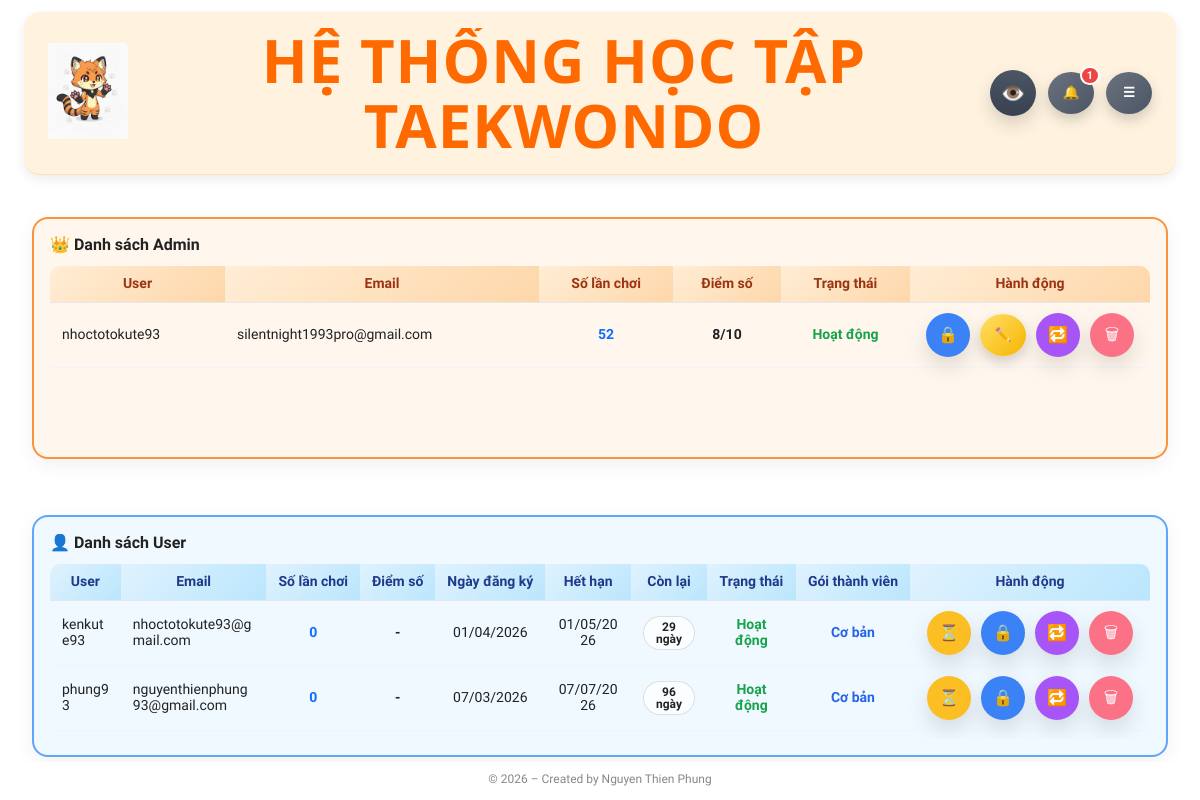
/admin/users (signed in), run on the app's committed database.
### Hệ thống ôn tập Taekwondo-DB.py (models this page shows)
class User(db.Model, UserMixin):
    id = db.Column(db.Integer, primary_key=True)
    username = db.Column(db.String(80), unique=True, nullable=False)
    pw_hash = db.Column(db.String(255), nullable=False)
    role = db.Column(db.String(20), default="user")
    is_deleted = db.Column(db.Boolean, default=False)
    email = db.Column(db.String(120))
    nickname = db.Column(db.String(120))
    must_change_password = db.Column(db.Boolean, default=False)
    pref_num_questions = db.Column(db.Integer)
    pref_time_per_q = db.Column(db.Integer)
    last_score = db.Column(db.Integer)
    last_total = db.Column(db.Integer)
    member = db.Column(db.String(20), default="Free")
    play_count = db.Column(db.Integer, default=0)
    created_at = db.Column(SafeDateTime, default=lambda: now_utc().isoformat())
    trial_start = db.Column(SafeDateTime, nullable=True)
    trial_end = db.Column(SafeDateTime, nullable=True)
    status = db.Column(db.String(20), default="pending")
    email_verified = db.Column(db.Boolean, default=False)
    email_verified_at = db.Column(SafeDateTime, nullable=True)
    activation_token = db.Column(db.String(255), nullable=True)
    activation_sent_at = db.Column(SafeDateTime, nullable=True)
    pending_member = db.Column(db.Text, nullable=True)
    pending_member_name = db.Column(db.Text, nullable=True)
    pending_plan_code = db.Column(db.Text, nullable=True)
    pending_months = db.Column(db.Integer, nullable=True)
    pending_amount = db.Column(db.Integer, nullable=True)
    pending_discount = db.Column(db.Integer, nullable=True)
    pending_final_total = db.Column(db.Integer, nullable=True)
    pending_duration_label = db.Column(db.Text, nullable=True)
    pending_memo = db.Column(db.Text, nullable=True)
    pending_at = db.Column(db.Text, nullable=True)
    pending_approve_token = db.Column(db.Text, nullable=True)

### Hệ thống ôn tập Taekwondo-DB.py (the view, shortened to what this page needs)
@app.route("/admin/users", methods=["GET", "POST"])
@login_required
def admin_users():
    admin_required()
    admins = (
        User.query
        .filter_by(role="admin", is_deleted=False)
        .order_by(User.username.asc())
        .all()
    )
    status_rank = case(
        (User.status == "ACTIVE", 4),
        (User.status == "WAIT_ACCEPT", 3),
        (User.status == "WAIT_RENEW", 2),
        (User.status == "LOCK", 1),
        else_=0
    ).desc()
    score_ratio = (User.last_score * 1.0 / db.func.nullif(User.last_total, 0))
    users = (
        User.query
        .filter(User.role == "user", User.is_deleted == False)
        .order_by(
            status_rank,
            score_ratio.desc(),
            User.play_count.asc(),
            User.created_at.desc()
        )
        .all()
    )
    now = _to_utc_aware(now_vn())
    for uu in users:
        uu._remain_seconds = None
        uu._remain_days = None
        uu._remain_label = "-"
        if uu.role == "user" and uu.trial_end:
            trial_end = _to_utc_aware(uu.trial_end)
            remain_seconds = (trial_end - now).total_seconds()
            uu._remain_seconds = remain_seconds
            uu._remain_days = int(remain_seconds // 86400)
            if remain_seconds <= 0:
                uu._remain_label = "Hết hạn"
            elif remain_seconds < 3600:
                minutes = max(1, int(remain_seconds // 60))
                uu._remain_label = f"{minutes} phút"
            elif remain_seconds < 86400:
                hours = max(1, int(remain_seconds // 3600))
                uu._remain_label = f"{hours} giờ"
            else:
                uu._remain_label = f"{uu._remain_days} ngày"
    return render_template(
        "admin_users.html",
        admins=admins,
        users=users
    )

### Hệ thống ôn tập Taekwondo-DB.py (called while the page is built, shortened)
def _to_utc_aware(dt):
    if not dt:
        return None
    if getattr(dt, "tzinfo", None) is None:
        return dt.replace(tzinfo=timezone.utc)
    return dt.astimezone(timezone.utc)

def now_vn():
    return datetime.now(VN_TZ)

@app.before_request
def force_change_password():
    if not current_user.is_authenticated:
        return
    allowed = [
        "account",
        "account_change_password",
        "logout",
        "static"
    ]
    if current_user.must_change_password:
        if request.endpoint not in allowed:
            return redirect(url_for("account"))

@app.context_processor
def inject_year():
    return {"current_year": datetime.now().year}

@app.context_processor
def inject_header_notifications():
    items = []
    unread_count = 0
    try:
        if current_user.is_authenticated:
            cleanup_old_notifications(30)
            if current_user.role == "admin":
                all_admin_items = (
                    Notification.query
                    .filter_by(role="admin")
                    .order_by(Notification.created_at.desc(), Notification.id.desc())
                    .all()
                )
                sorted_items = sorted(all_admin_items, key=admin_notification_priority)
                items = sorted_items[:10]
                unread_count = sum(1 for x in all_admin_items if not x.is_read)
    except Exception as e:
        print("[inject_header_notifications] ERROR:", e)
    return dict(
        header_notifications=items,
        header_notification_unread=unread_count
    )

@app.context_processor
def inject_member_plan_cards():
    try:
        if current_user.is_authenticated:
            return {
                "member_plan_cards": build_member_plan_cards_for_user(current_user),
                "payment_bank_setting": get_active_bank_setting(),
            }
    except Exception as e:
        print("[inject_member_plan_cards] ERROR:", e)
    return {
        "member_plan_cards": [],
        "payment_bank_setting": get_active_bank_setting(),
    }

def cleanup_old_notifications(days=30):
    cutoff = now_vn() - timedelta(days=days)
    try:
        old_items = Notification.query.filter(Notification.created_at < cutoff).all()
        if old_items:
            for n in old_items:
                db.session.delete(n)
            db.session.commit()
    except Exception as e:
        db.session.rollback()
        print("[cleanup_old_notifications] ERROR:", e)

### templates/admin_users.html (shortened to what this page needs)
{% extends "base.html" %}
{% block body_class %}page-admin-users{% endblock %}
{% block page_css %}
  <link rel="stylesheet" href="{{ url_for('static', filename='css/admin_users.css', v=APP_VERSION) }}">
{% endblock %}
{% block content %}
<div class="admin-page">
  <div class="admin-users-grid fixed-split">
    <section class="admin-users-panel panel-admin">
      <div class="panel-title admin-title-row">
        <span>👑 Danh sách Admin</span>
      </div>
      <div class="table-wrap">
        <table width="100%">
          <thead>
            <tr>
              <th>User</th>
              <th>Email</th>
              <th>Số lần chơi</th>
              <th>Điểm số</th>
              <th>Trạng thái</th>
              <th>Hành động</th>
            </tr>
          </thead>
          <tbody>
            {% for u in admins %}
              {% include "admin_user_row.html" %}
            {% endfor %}
          </tbody>
        </table>
      </div>
    </section>
    <section class="admin-users-panel panel-user">
      <div class="panel-title" style="display:flex; align-items:center; justify-content:space-between; gap:12px;">
        <span>👤 Danh sách User</span>
      </div>
      <div class="table-wrap">
        <table width="100%" id="usersTable">
          <thead>
            <tr>
              <th>User</th>
              <th>Email</th>
              <th>Số lần chơi</th>
              <th>Điểm số</th>
              <th>Ngày đăng ký</th>
              <th>Hết hạn</th>
              <th>Còn lại</th>
              <th>Trạng thái</th>
              <th>Gói thành viên</th>
              <th>Hành động</th>
          </thead>
          <tbody>
            {% for u in users %}
              {% include "admin_user_row.html" %}
            {% endfor %}
          </tbody>
        </table>
      </div>
    </section>
  </div>
</div>
{% endblock %}

### templates/admin_user_row.html (shortened to what this page needs)
<tr class="{% if u.status == 'LOCK' %}locked{% endif %}"
    data-user-id="{{ u.id }}"
    data-username="{{ u.username|e }}"
    data-email="{{ (u.email or '')|e }}"
    data-remain="{% if u.role=='user' %}{{ u._remain_label }}{% else %}-{% endif %}"
    data-status="{% if u.status=='LOCK' %}Khoá{% elif u.role=='user' and not u.email_verified %}Chờ kích hoạt{% elif u.role=='user' and u._remain_seconds is not none and u._remain_seconds <= 0 %}Chờ gia hạn{% else %}Hoạt động{% endif %}"
    data-member="{{ (u.member or 'free')|lower }}"
    data-pending-plan="{% if u.pending_approve_token %}1{% else %}0{% endif %}">
  <td>{{ u.username }}</td>
  <td>{{ u.email }}</td>
  <td style="text-align:center; font-weight:700; color:#0d6efd;">
    {{ u.play_count or 0 }}
  </td>
  <td style="text-align:center; font-weight:bold;">
    {% if u.last_score is not none and u.last_total is not none %}
      {{ u.last_score }}/{{ u.last_total }}
    {% else %}
      -
    {% endif %}
  </td>
  {% if u.role == "user" %}
    <td style="text-align:center;">
      {{ u.trial_start.strftime("%d/%m/%Y") if u.trial_start else "-" }}
    </td>
    <td style="text-align:center;">
      {{ u.trial_end.strftime("%d/%m/%Y") if u.trial_end else "-" }}
    </td>
    <td style="text-align:center; font-weight:900;">
      <span class="trial-remain {{ u._remain_class }}">
        {{ u._remain_label }}
      </span>
    </td>
  {% endif %}
  <td style="text-align:center;">
    {% if u.status == "LOCK" %}
      <span style="color:#ef4444;font-weight:900;">Khoá</span>
    {% elif u.role=="user" and not u.email_verified %}
      <span style="color:#f59e0b;font-weight:900;">Chờ kích hoạt</span>
    {% elif u.role=="user" and u._remain_seconds is not none and u._remain_seconds <= 0 %}
      <span style="color:#f59e0b;font-weight:900;">Chờ gia hạn</span>
    {% else %}
      <span style="color:#16a34a;font-weight:900;">Hoạt động</span>
    {% endif %}
  </td>
  {% if u.role == "user" %}
    <td style="text-align:center; font-weight:900;">
      {% set m = (u.member or 'free')|lower %}
      {% if m == 'free' %}
        <span style="color:#64748b;">Free</span>
      {% elif m == 'basic' %}
        <span style="color:#2563eb;">Cơ bản</span>
      {% elif m == 'pro' %}
        <span style="color:#7c3aed;">Nâng cao</span>
      {% elif m == 'vip' %}
        <span style="color:#f59e0b;">Cao cấp</span>
      {% else %}
        <span style="color:#64748b;">-</span>
      {% endif %}
    </td>
  {% endif %}
  <td class="user-actions">
    {% if u.role == "user" %}
    <button type="button"
            class="admin-btn btn-extend"
            data-extend-btn
            data-user-id="{{ u.id }}"
            data-username="{{ u.username|e }}"
            data-email="{{ (u.email or '')|e }}"
            title="Gia hạn">
      ⏳
    </button>
    {% endif %}
    <form method="post" class="ua-form">
      <button name="action"
              value="toggle_active"
              class="admin-btn {% if u.is_active %}btn-lock{% else %}btn-unlock{% endif %}">
        {% if u.status == "LOCK" %}
          🔓
        {% else %}
          🔒
        {% endif %}
      </button>
    </form>
    {% if u.role == "admin" %}
    <button type="button"
            id="btnBulkEdit"
            class="ui-icon-btn ui-icon-btn--warn"
            title="Chỉnh sửa hàng loạt">
      ✏️
    </button>
    {% endif %}
    <form method="post" class="ua-form">
      <button name="action"
              value="toggle_role"
              class="admin-btn btn-role {% if not u.is_active %}btn-disabled{% endif %}"
              title="Đổi">
        🔁
      </button>
    </form>
    <form method="post"
          class="ua-form"
          onsubmit="return confirm('Bạn chắc chắn muốn xoá user {{ u.username }} ?');">
      <button name="action"
              value="delete"
              class="admin-btn btn-del {% if not u.is_active %}btn-disabled{% endif %}"
              title="Xóa">
        🗑
      </button>
    </form>
  </td>
</tr>

### static/css/base.css (style rules this page uses)
* { box-sizing: border-box; font-family: Arial, Helvetica, sans-serif; }
html, body { margin:0; padding:0; height:100%; overflow:auto; }
body { min-height: 100vh; font-family: "Segoe UI", sans-serif; color: #222; background: none; }
:root { --font-main: "Be Vietnam Pro", system-ui, -apple-system, "Segoe UI", Roboto, "Helvetica Neue", Arial, "Noto Sans", "Liberation Sans", sans-serif; }
html, body { font-family: var(--font-main) !important; text-rendering: geometricPrecision; -webkit-font-smoothing: antialiased; -moz-osx-font-smoothing: grayscale; }
*, *::before, *::after { font-family: inherit; }
button, input, select, textarea { font-family: inherit !important; }
small, label, a, p, span, li { font-family: inherit !important; }
.trial-remain { display:inline-block; font-weight: 800; font-size: 12px; line-height: 1; padding: 4px 8px; border-radius: 999px; border: 1px solid rgba(0,0,0,0.12); background: rgba(255,255,255,0.75); }

### static/css/layout.css (style rules this page uses)
.ui-icon-btn { display: inline-flex; align-items: center; justify-content: center; min-width: 46px; height: 46px; padding: 0; }
.trial-remain { font-weight:900; }
.header-noti-btn, .header-menu-btn, .ui-icon-btn { line-height: 1; vertical-align: middle; }
.ui-icon-btn { display: inline-flex; align-items: center; justify-content: center; width: 46px; height: 46px; min-width: 46px; border-radius: 999px; padding: 0; }

### static/css/ui.css (style rules this page uses)
:root { --ui-radius-pill: 999px; --ui-radius-12: 12px; --ui-radius-14: 14px; --ui-radius-18: 18px; --ui-blue-1:#2563eb; --ui-blue-2:#3b82f6; --ui-green-1:#16a34a; --ui-green-2:#22c55e; --ui-red-1:#ef4444; --ui-red-2:#dc2626; --ui-gray-1:#6b7280; --ui-gray-2:#4b5563; --ui-yellow-1:#ffe066; --ui-yellow-2:#f7b500; --ui-pink-1:#fda4af; --ui-pink-2:#fb7185; --ui-shadow-main: 0 6px 14px rgba(0,0,0,.18); --ui-shadow-soft: 0 14px 30px rgba(0,0,0,.10); --ui-focus-ring: 0 0 0 4px rgba(37,99,235,.14); }
.ui-icon-btn { width:42px; height:42px; border-radius:50%; border:none; cursor:pointer; display:flex; align-items:center; justify-content:center; font-weight:900; color:#fff; box-shadow:var(--ui-shadow-main); transition:transform .18s ease, filter .18s ease; }
.ui-icon-btn--warn { background:linear-gradient(135deg,var(--ui-yellow-1),var(--ui-yellow-2)); color:#5a3a00; }

### static/css/result.css (style rules this page uses)
:root { --rs-text: #111827; --rs-muted:#6b7280; --rs-red:#e53935; --rs-orange:#ea580c; --rs-border:#e5e7eb; --rs-card:#ffffff; --rs-soft-blue:#f7fbff; --rs-soft-blue-bd:#e3eef8; --rs-shadow: 0 20px 50px rgba(0,0,0,.18); }

### static/css/mobile.css (style rules this page uses)
:root { --m-gap: 12px; --m-gap-sm: 10px; --m-radius: 14px; --m-radius-lg: 18px; --m-font-xs: 12px; --m-font-sm: 13px; --m-font-md: 14px; --m-font-lg: 16px; --m-font-xl: 18px; --m-font-2xl: 22px; --m-header-h: 74px; --m-btn-h: 44px; --m-input-h: 44px; }
html { -webkit-text-size-adjust: 100%; }

### data on the page
User: username "nhoctotokute93", email "silentnight1993pro@gmail.com", play_count "52", last_score "8", last_total "10", status "Hoạt động"
User: username "kenkute93", email "nhoctotokute93@gmail.com", play_count "0", trial_start "01/04/2026", trial_end "01/05/2026", _remain_label "29 ngày", status "Hoạt động", role "Cơ bản"
User: username "phung93", email "nguyenthienphung93@gmail.com", play_count "0", trial_start "07/03/2026", trial_end "07/07/2026", _remain_label "96 ngày", status "Hoạt động", role "Cơ bản"

### other printed values
{{ header_notification_unread }} "1"
